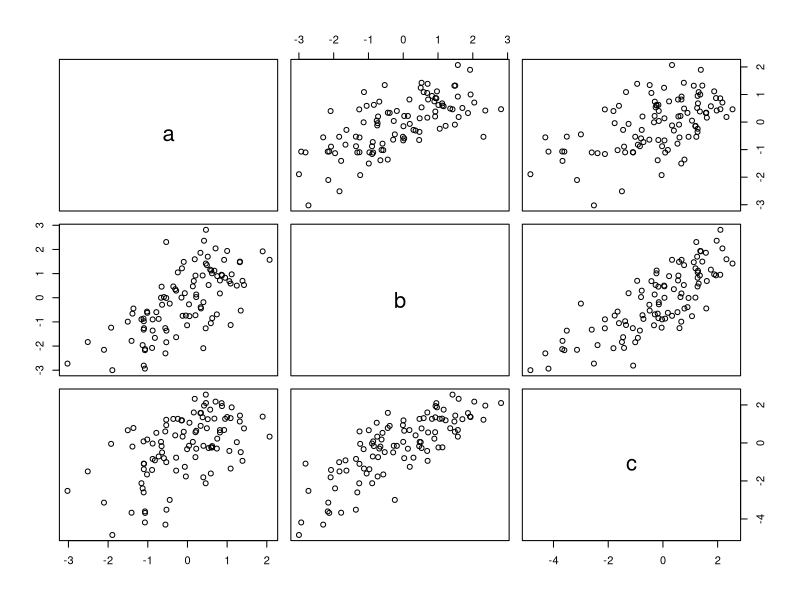

This figure's R source:
x1= c(rnorm(100))
x2= c(rnorm(100))
x3= c(rnorm(100))
a=x1
b=(x1+x2)
c=(x1+x2+x3)
t=data.frame(a, b, c)
plot(t)
sapply(t, sd)
